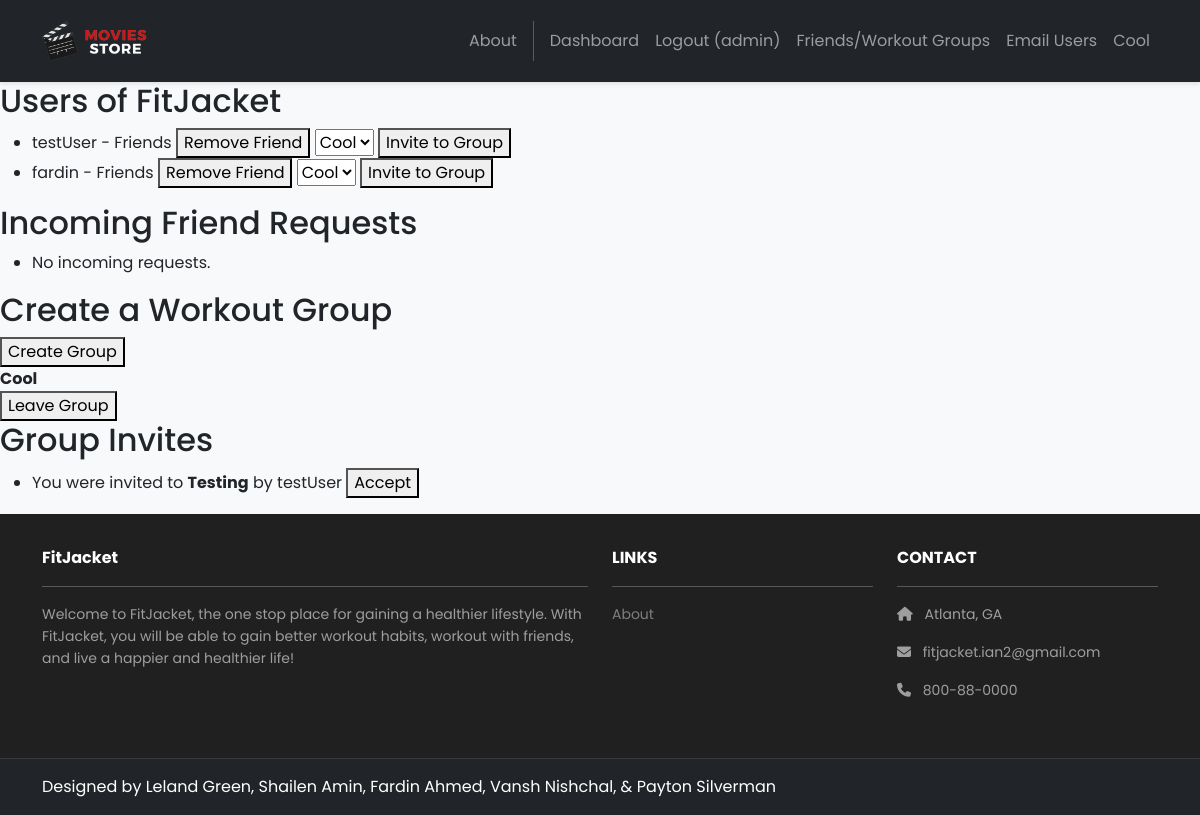
Screenshot of /friends/ (signed in) with the database file from the repository.
### friends/models.py (models this page shows)
class WorkoutGroup(models.Model):
    name = models.CharField(max_length=255)
    created_by = models.ForeignKey(User, on_delete=models.CASCADE, related_name='created_groups')
    created_at = models.DateTimeField(auto_now_add=True)

class GroupInvite(models.Model):
    group = models.ForeignKey(WorkoutGroup, on_delete=models.CASCADE)
    from_user = models.ForeignKey(User, on_delete=models.CASCADE, related_name='sent_group_invites')
    to_user = models.ForeignKey(User, on_delete=models.CASCADE, related_name='received_group_invites')
    sent_at = models.DateTimeField(auto_now_add=True)
    accepted = models.BooleanField(default=False)

### friends/views.py (the view)
# urls.py: path('', views.users, name='userList'),
@login_required
def users(request):
    users = User.objects.exclude(id=request.user.id)
    groups = WorkoutGroup.objects.filter(groupmember__user=request.user)
    group_invites = GroupInvite.objects.filter(to_user=request.user)
    sent_requests = FriendRequest.objects.filter(from_user=request.user).values_list('to_user_id', flat=True)
    received_requests = FriendRequest.objects.filter(to_user=request.user)
    friendships = Friendship.objects.filter(Q(user1=request.user) | Q(user2=request.user))
    friend_ids = set()
    for friendship in friendships:
        if friendship.user1 == request.user:
            friend_ids.add(friendship.user2.id)
        else:
            friend_ids.add(friendship.user1.id)
    return render(request, 'friends/userList.html', {
        'users': users,
        'sent_requests': sent_requests,
        'received_requests': received_requests,
        'friends': friend_ids,
        'groups': groups,
        'group_invites': group_invites
    })

### accounts/context_processors.py (called while the page is built)
def admin_group(request):
    if request.user.is_authenticated:
        is_admin = request.user.groups.filter(name='admin').exists()
    else:
        is_admin = False
    return {'is_admin': is_admin}

### friends/context_processors.py (called while the page is built)
def user_groups(request):
    if request.user.is_authenticated:
        groups = WorkoutGroup.objects.filter(groupmember__user=request.user)
    else:
        groups = []
    return {'user_groups': groups}

### friends/templates/friends/userList.html (shortened to what this page needs)
{% extends 'base.html' %}
{% block content %}
  <h2>Users of FitJacket</h2>
  <ul>
    {% for user in users %}
      <li>
        {{ user.username }}
        {% if user.id in friends %}
          <span>- Friends</span>
          <form method="post" action="{% url 'friends:removeFriend' user.id %}" style="display:inline;">
            <button type="submit">Remove Friend</button>
          </form>
          <form method="post" action="{% url 'friends:inviteToGroup' 0 user.id %}" style="display:inline;">
            <select name="group_id">
                {% for group in groups %}
                <option value="{{ group.id }}">{{ group.name }}</option>
              {% endfor %}
            </select>
            <button type="submit">Invite to Group</button>
          </form>
        {% elif user.id not in sent_requests %}
          <form method="post" action="{% url 'friends:sendRequest' user.id %}" style="display:inline;">
            {% csrf_token %}
            <button type="submit">Add Friend</button>
          </form>
        {% else %}
          <em>Request Sent</em>
        {% endif %}
      </li>
    {% empty %}
      <li>No other users found.</li>
    {% endfor %}
  </ul>
  <h2>Incoming Friend Requests</h2>
  <ul>
    {% for request in received_requests %}
      <li>
        {{ request.from_user.username }}
        <form method="post" action="{% url 'friends:respondRequest' request.id %}" style="display:inline;">
          {% csrf_token %}
          <button name="action" value="accept" type="submit">Accept</button>
          <button name="action" value="reject" type="submit">Reject</button>
        </form>
      </li>
    {% empty %}
      <li>No incoming requests.</li>
    {% endfor %}
  </ul>
      <h2>Create a Workout Group</h2>
    <form method="post" action="{% url 'friends:createGroup' %}">
      <button type="submit">Create Group</button>
    </form>
    {% for group in groups %}
  <div>
    <strong>{{ group.name }}</strong>
      <form method="post" action="{% url 'friends:leaveGroup' group.id %}">
        <button type="submit">Leave Group</button>
      </form>
  </div>
  <h2>Group Invites</h2>
<ul>
  {% for invite in group_invites %}
    <li>
      You were invited to <strong>{{ invite.group.name }}</strong> by {{ invite.from_user.username }}
      <form method="post" action="{% url 'friends:respondGroupInvite' invite.id %}" style="display:inline;">
        <button name="action" value="accept" type="submit">Accept</button>
      </form>
    </li>
  {% empty %}
    <li>No group invites.</li>
  {% endfor %}
</ul>
{% endfor %}
{% endblock %}

### FitJacket/templates/base.html (shortened to what this page needs)
<!DOCTYPE html>
<html>
  {% load static %}
  <head>
    <link href="https://cdn.jsdelivr.net/npm/bootstrap@5.3.3/dist/css/bootstrap.min.css" rel="stylesheet">
    <link rel="stylesheet" href="https://cdnjs.cloudflare.com/ajax/libs/font-awesome/6.1.1/css/all.min.css">
    <link rel="stylesheet" type="text/css" href="{% static 'css/style.css' %}">
  </head>
  <body>
    <nav class="p-3 navbar navbar-dark bg-dark navbar-expand-lg">
      <div class="container">
        <a class="navbar-brand" href="{% url 'home.index' %}">
          <img src="{% static 'img/logo.png' %}" alt="logo" height="40" />
        </a>
        <div class="collapse navbar-collapse" id="navbarNavAltMarkup">
          <div class="navbar-nav ms-auto navbar-ml">
            <a class="nav-link" href="{% url 'home.about' %}">About</a>
            {% if user.is_authenticated %}
            <a class="nav-link" href="{% url 'Dashboard' %}">Dashboard</a>
            <a class="nav-link" href="{% url 'accounts.logout' %}">Logout ({{ user.username }})</a>
            <a class="nav-link" href="{% url 'friends:userList' %}">Friends/Workout Groups</a>
              {% if is_admin %}
              <a class="nav-link" href="{% url 'administratorPanel.emailUsers' %}">Email Users</a>
              {% endif %}
            {% else %}
            <a class="nav-link" href="{% url 'accounts.login' %}">Login</a>
            <a class="nav-link" href="{% url 'accounts.signup' %}">Sign Up</a>
            <a class="nav-link" href="{% url 'accounts.resetPassword' %}">Reset Password</a>
            {% endif %}
            {% if user_groups %}
                {% for group in user_groups %}
                    <a class="nav-link" href="{% url 'friends:groupDetail' group.id %}">{{ group.name }}</a>
                {% endfor %}
            {% endif %}
          </div>
        </div>
      </div>
    </nav>
    <div class="main-content" style="height: 80vh;">
      {% block content %}
      {% endblock content %}
    </div>
    <section class="p-3 ms-footer d-flex d-none d-md-block">
      <div class="container">
        <div class="row mt-3 text-white">
          <div class="col-md-6 col-lg-6 col-xl-6 mx-auto mb-4">
            <b>FitJacket</b>
            <hr />
            <p>Welcome to FitJacket, the one stop place for gaining a healthier lifestyle. With FitJacket, you will be able to
            gain better workout habits, workout with friends, and live a happier and healthier life!</p>
          </div>
          <div class="col-md-3 col-lg-3 col-xl-3 mx-auto mb-4">
            <b>LINKS</b>
            <hr />
            <p><a class="nav-link" href="{% url 'home.about' %}">About</a></p>
          </div>
          <div class="col-md-3 col-lg-3 col-xl-3 mx-auto mb-4">
            <b>CONTACT</b>
            <hr />
            <p><i class="fas fa-home me-2"></i> Atlanta, GA</p>
            <p><i class="fas fa-envelope me-2"></i> fitjacket.ian2@gmail.com</p>
            <p><i class="fas fa-phone me-2"></i> 800-88-0000</p>
          </div>
        </div>
      </div>
    </section>
    <section class="p-3 ms-footer-bottom bg-dark">
      <div class="container d-flex justify-content-between">
        <div class="me-5 text-white">
          <span>Designed by Leland Green, Shailen Amin, Fardin Ahmed, Vansh Nishchal, & Payton Silverman</a>
          </span>
        </div>
      </div>
    </section>
  </body>
</html>

### FitJacket/static/css/style.css (style rules this page uses)
body { font-family: 'Poppins', sans-serif; background-color: #f8f9fa; min-height: 100vh; display: flex; flex-direction: column; }
.main-content { flex: 1; }
.navbar { box-shadow: 0 2px 4px rgba(0,0,0,0.1); }
.navbar-brand img { transition: transform 0.2s; }
.nav-link { position: relative; transition: color 0.3s; }
.nav-link:after { content: ''; position: absolute; width: 0; height: 2px; bottom: 0; left: 0; background-color: #6ab43e; transition: width 0.3s; }
.ms-footer { background-color: #202020; padding-top: 2rem; padding-bottom: 2rem; }
.ms-footer p { color: #9e9e9e; font-size: 14px; line-height: 1.6; }
.ms-footer a { color: #7F7F7F; transition: color 0.3s; }
.ms-footer-bottom { border-top: 1px solid rgba(255,255,255,0.1); }

### rows the page displays
WorkoutGroup: name "Cool"
GroupInvite: group.name "Testing", from_user.username "testUser"

### other values shown
{{ user.username }} "admin"
{{ user.username }} "testUser"
{{ user.username }} "fardin"
form field group_id "Cool"
